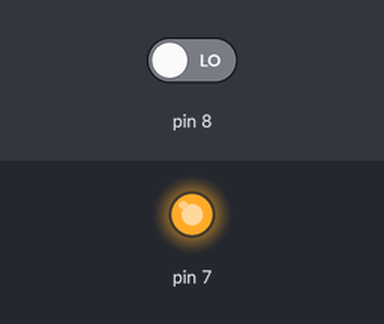
Bench run of a sketch on a simulated Arduino Uno, built with avr-gcc and run on an emulated ATmega328P. Parts: output pins drawn as LEDs (lit = HIGH). The inputs (shaded band) are chosen by the test bench; at power-on: pin 8 LOW. What the sketch prints to the serial monitor is not drawn.

Above: at 0.1 s.
Timing chart, 0 to 1.6 s (numbered marks = the images above):
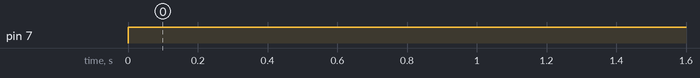

The sketch:

sketch_apr25b.ino
```cpp
void setup(){
   Serial.begin(9600);
   pinMode(7,OUTPUT);
   pinMode(8,INPUT);
}

void loop(){
    digitalWrite(7,HIGH);
    int reading= digitalRead(8);
    Serial.println(reading);
   // delay (2000);
   // Serial.println('SECTION');
    //Serial.print(digitalRead(8));
}
```

Measured:
- by itself, pin 7: LOW → HIGH at 0.00 s
